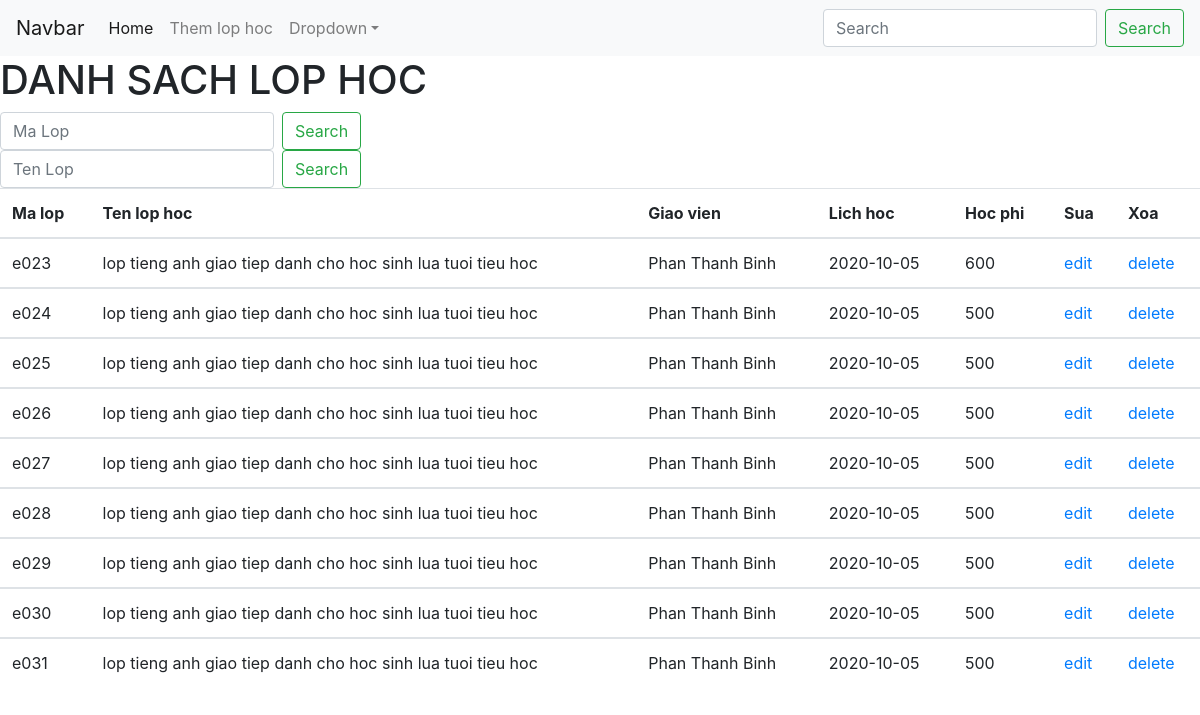
The page / on the database its author committed.
### tables this page shows
CREATE TABLE `class` (
  `MaLop` varchar(50) NOT NULL,
  `TenLopHoc` text NOT NULL,
  `GiaoVien` text NOT NULL,
  `LichHoc` varchar(100) NOT NULL,
  `HocPhi` smallint(100) NOT NULL,
  `NgayBatDau` varchar(50) NOT NULL,
  `NgayKetThuc` varchar(50) NOT NULL
);

### Includes/Functions.php (called while the page is built, shortened)
<?php
function getAllClasses()
{
    global $conn;
    $sql = "SELECT * FROM class";
    $result = mysqli_query($conn, $sql);
    $class = mysqli_fetch_all($result);
    return $class;
}

### index.php (the view)
<?php
include("Includes/header.php");
?>
<body>
    <h1>DANH SACH LOP HOC</h1>
    <form class="form-inline my-2 my-lg-0">
        <input class="form-control mr-sm-2" type="text" placeholder="Ma Lop">
        <button class="btn btn-outline-success my-2 my-sm-0" type="submit">Search</button>
    </form>
    <form class="form-inline my-2 my-lg-0">
        <input class="form-control mr-sm-2" type="text" placeholder="Ten Lop">
        <button class="btn btn-outline-success my-2 my-sm-0" type="submit">Search</button>
    </form>
    <table class="table">
        <thead>
            <tr>
                <th>Ma lop</th>
                <th>Ten lop hoc</th>
                <th>Giao vien</th>
                <th>Lich hoc</th>
                <th>Hoc phi</th>
                <th>Sua</th>
                <th>Xoa</th>
            </tr>
        </thead>
        <?php
        require('Includes/Connection.php');
        include("Includes/Functions.php");
        $class = getAllClasses();
        foreach ($class as $row) {
        ?>
            <tbody>
                <tr>
                    <td scope="row"><?php echo $row[0]; ?></td>
                    <td><?php echo $row[1]; ?></td>
                    <td><?php echo $row[2]; ?></td>
                    <td><?php echo $row[3]; ?></td>
                    <td><?php echo $row[4]; ?></td>
                    <td><a href="edit.php?MaLop=<?php echo $row[0]; ?>">edit</a></td>
                    <td><a href="delete.php?MaLop=<?php echo $row[0]; ?>">delete</a></td>
                </tr>
            </tbody>
        <?php
        }
        ?>
    </table>
</body>
<?php
include("Includes/footer.php");
?>

### Includes/header.php (shortened to what this page needs)
<!doctype html>
<html lang="en">
<head>
    <link rel="stylesheet" href="https://stackpath.bootstrapcdn.com/bootstrap/4.3.1/css/bootstrap.min.css">
</head>
<body>
    <nav class="navbar navbar-expand-sm navbar-light bg-light">
        <a class="navbar-brand" href="#">Navbar</a>
        <div class="collapse navbar-collapse" id="collapsibleNavId">
            <ul class="navbar-nav mr-auto mt-2 mt-lg-0">
                <li class="nav-item active">
                    <a class="nav-link" href="index.php">Home <span class="sr-only">(current)</span></a>
                </li>
                <li class="nav-item">
                    <a class="nav-link" href="add.php">Them lop hoc</a>
                </li>
                <li class="nav-item dropdown">
                    <a class="nav-link dropdown-toggle" href="#" id="dropdownId" data-toggle="dropdown" aria-haspopup="true" aria-expanded="false">Dropdown</a>
                </li>
            </ul>
            <form class="form-inline my-2 my-lg-0">
                <input class="form-control mr-sm-2" type="text" placeholder="Search">
                <button class="btn btn-outline-success my-2 my-sm-0" type="submit">Search</button>
            </form>
        </div>
    </nav>
</body>

### Includes/footer.php (shortened to what this page needs)
</body>
</html>

### rows shown on the page
class: MaLop "e023", TenLopHoc "lop tieng anh giao tiep danh cho hoc sinh lua tuoi tieu hoc", GiaoVien "Phan Thanh Binh", LichHoc "2020-10-05", HocPhi "600"
class: MaLop "e024", TenLopHoc "lop tieng anh giao tiep danh cho hoc sinh lua tuoi tieu hoc", GiaoVien "Phan Thanh Binh", LichHoc "2020-10-05", HocPhi "500"
class: MaLop "e025", TenLopHoc "lop tieng anh giao tiep danh cho hoc sinh lua tuoi tieu hoc", GiaoVien "Phan Thanh Binh", LichHoc "2020-10-05", HocPhi "500"
class: MaLop "e026", TenLopHoc "lop tieng anh giao tiep danh cho hoc sinh lua tuoi tieu hoc", GiaoVien "Phan Thanh Binh", LichHoc "2020-10-05", HocPhi "500"
class: MaLop "e027", TenLopHoc "lop tieng anh giao tiep danh cho hoc sinh lua tuoi tieu hoc", GiaoVien "Phan Thanh Binh", LichHoc "2020-10-05", HocPhi "500"
class: MaLop "e028", TenLopHoc "lop tieng anh giao tiep danh cho hoc sinh lua tuoi tieu hoc", GiaoVien "Phan Thanh Binh", LichHoc "2020-10-05", HocPhi "500"
class: MaLop "e029", TenLopHoc "lop tieng anh giao tiep danh cho hoc sinh lua tuoi tieu hoc", GiaoVien "Phan Thanh Binh", LichHoc "2020-10-05", HocPhi "500"
class: MaLop "e030", TenLopHoc "lop tieng anh giao tiep danh cho hoc sinh lua tuoi tieu hoc", GiaoVien "Phan Thanh Binh", LichHoc "2020-10-05", HocPhi "500"
class: MaLop "e031", TenLopHoc "lop tieng anh giao tiep danh cho hoc sinh lua tuoi tieu hoc", GiaoVien "Phan Thanh Binh", LichHoc "2020-10-05", HocPhi "500"
